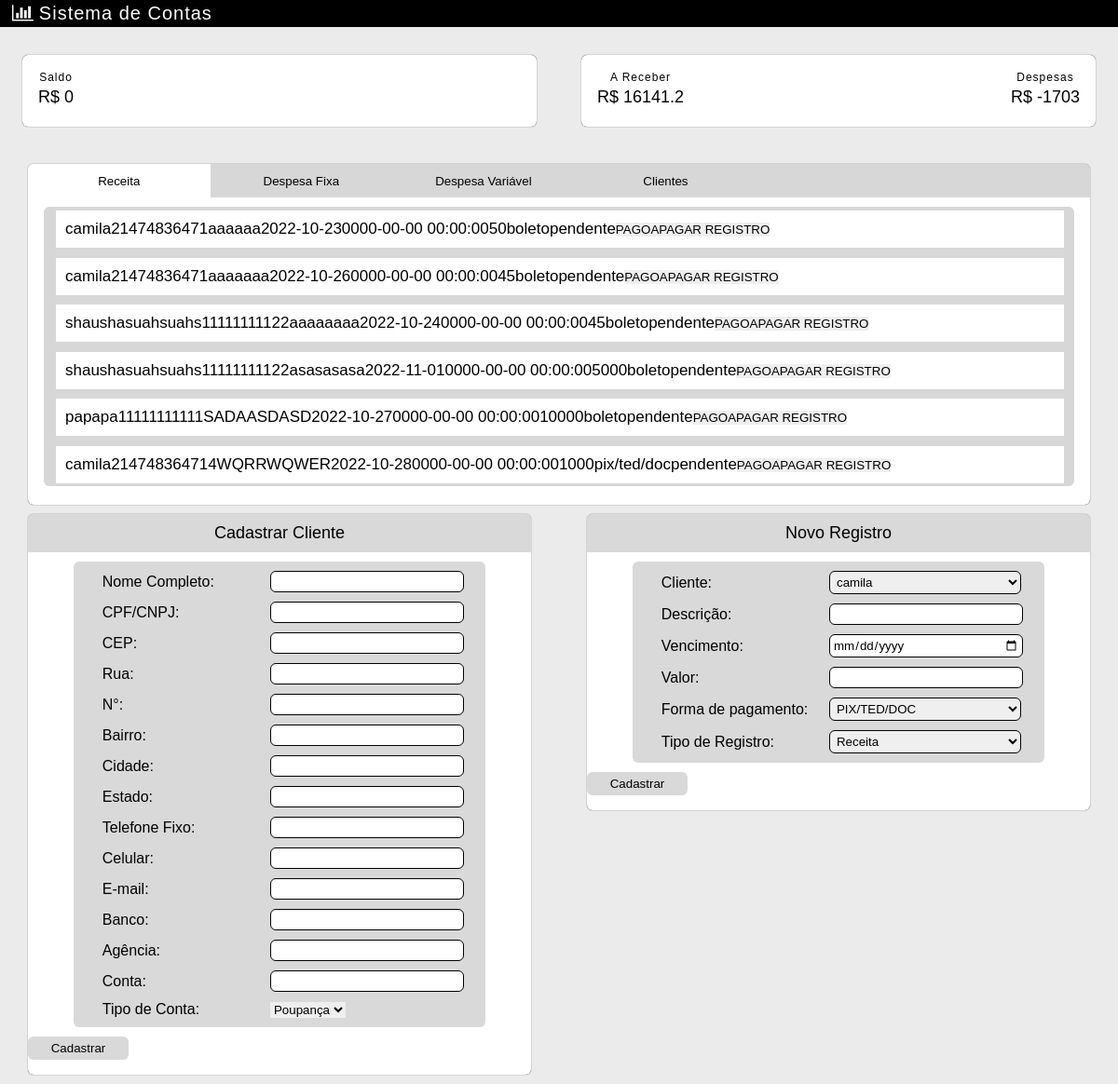
The page / on the database its author committed.
### tables this page shows
CREATE TABLE `contas` (
  `id_contas` int(11) NOT NULL,
  `id_cliente_fk` int(11) NOT NULL,
  `descricao` text NOT NULL,
  `vencimento` date NOT NULL,
  `data_recebimento` datetime NOT NULL,
  `valor` float NOT NULL,
  `forma_pagamento` text NOT NULL,
  `status_pagamento` text NOT NULL,
  `tipo_de_conta` text NOT NULL,
  `status_conta` text NOT NULL,
  `exclusao_conta` datetime NOT NULL
);

CREATE TABLE `cliente` (
  `id_cliente` int(11) NOT NULL,
  `nome` text NOT NULL,
  `cpf_cnpj` text NOT NULL,
  `cep` int(11) NOT NULL,
  `rua` text NOT NULL,
  `numero_casa` varchar(11) NOT NULL,
  `bairro` text NOT NULL,
  `cidade` text NOT NULL,
  `estado` text NOT NULL,
  `telefone` int(11) NOT NULL,
  `celular` int(11) NOT NULL,
  `email` text NOT NULL,
  `banco` int(11) NOT NULL,
  `agencia` int(11) NOT NULL,
  `conta` int(11) NOT NULL,
  `tipo_conta` text NOT NULL,
  `status_cliente` text NOT NULL,
  `exclusao_cliente` datetime NOT NULL
);

### index.php (the view, shortened to what this page needs)
<!DOCTYPE html>
<html lang="pt-br">
<head>
    <link rel="stylesheet" href="https://cdnjs.cloudflare.com/ajax/libs/font-awesome/4.7.0/css/font-awesome.min.css">
    <link rel="stylesheet" href="novo.css">
</head>
<body>
    <header>
        <div class="title">
            <i class="fa fa-bar-chart" style="font-size:20px; color:#fff; margin-right: 5px"></i>Sistema de Contas
        </div>
    </header>
    <div class="fora1">
        <div class="total">
            <div class="s1">
                <div class="s2">Saldo</div>
                <div class="valor">R$
                </div>
            </div>
        </div>
        <div class="total">
            <div class="s1">
                <div class="s2">A Receber</div>
                <div class="valor">R$
                </div>
            </div>
            <div class="s1">
                <div class="s2">Despesas</div>
                <div class="valor">R$
                </div>
            </div>
        </div>
    </div>
    <div class="fora2">
        <div class="registros">
            <div class="fora3">
                <form class="tipo" action="#" method="get">
                    <div class="nome" id="pag-ativa">
                        <?php
                        echo "<a href='index.php'>";
                        ?>
                        <input id="pag" name="pagina" type="button" value="Receita">
                        <?php
                        echo "</a>";
                        ?>
                    </div>
                    <div class="nome">
                        <?php
                        echo "<a href='despesaf.php'>";
                        ?>
                        <input id="pag" name="pagina" type="button" value="Despesa Fixa" />
                        <?php
                        echo "</a>";
                        ?>
                    </div>
                    <div class="nome">
                        <?php
                        echo "<a href='despesav.php'>";
                        ?>
                        <input id="pag" name="pagina" type="button" value="Despesa Variável" />
                        <?php
                        echo "</a>";
                        ?>
                    </div>
                    <div class="nome">
                        <?php
                        echo "<a href='clientes.php'>";
                        ?>
                        <input id="pag" name="pagina" type="button" value="Clientes" />
                        <?php
                        echo "</a>";
                        ?>
                    </div>
                </form>
            </div>
            <div class="fora4">
                <?php
                include("conexao.php");
                $sql = "SELECT * FROM contas INNER JOIN cliente on id_cliente_fk = id_cliente where status_conta='ativo' && tipo_de_conta='receita' ";
                $resultado = mysqli_query($conexao, $sql) or die("Erro ao tentar cadastrar registro");
                while ($registro = mysqli_fetch_array($resultado)) {
                    $id_contas = $registro['id_contas'];
                    $nome = $registro['nome'];
                    $cpf_cnpj = $registro['cpf_cnpj'];
                    $descricao = $registro['descricao'];
                    $vencimento = $registro['vencimento'];
                    $data_recebimento = $registro['data_recebimento'];
                    $valor = $registro['valor'];
                    $forma_pagamento = $registro['forma_pagamento'];
                    $status_pagamento = $registro['status_pagamento'];
                    echo "<div class='marg'><div class='fora5'><div class='expor'>";
                    echo  $nome;
                    echo  $cpf_cnpj;
                    echo  $descricao;
                    echo  $vencimento;
                    echo  $data_recebimento;
                    echo  $valor;
                    echo  $forma_pagamento;
                    echo  $status_pagamento;
                    echo  " <form action='confirma_conta_paga.php' method='GET'> <button><input type='hidden' name='opcao' value='$id_contas'/>PAGO</button></form>";
                    echo "<form action='confirma_apagar_conta.php' method='GET'> <button><input type='hidden' name='opcao' value='$id_contas'/>APAGAR REGISTRO</button></form>";
                    echo "</div> </div> </div>";
                }
                ?>
            </div>
        </div>
    </div>
    <div class="fora7">
        <div class="cadastro">
            <div class="cad">Cadastrar Cliente</div>
            <form action="cadastro.php" method="post">
                <div class="formcadastro">
                    <div class="centcadastro">
                        <div class="formc">
                            <div class="info"><label for="">Nome Completo:</label></div>
                            <div class="inputcadastro"><input type="text" name="nome"></div>
                        </div>
                        <div class="formc">
                            <div class="info"><label for="">CPF/CNPJ:</label></div>
                            <div class="inputcadastro"><input type="text" name="cpf_cnpj" pattern="[0-9]{11}|[0-9]{14}"></div>
                        </div>
                        <div class="formc">
                            <div class="info"><label for="">CEP:</label></div>
                            <div class="inputcadastro"><input name="cep" type="text" id="cep" value="" onblur="pesquisacep(this.value);"></div>
                        </div>
                        <div class="formc">
                            <div class="info"><label for="">Rua:</label></div>
                            <div class="inputcadastro"><input type="text" name="rua" id="rua" required></div>
                        </div>
                        <div class="formc">
                            <div class="info"><label for="">N°:</label></div>
                            <div class="inputcadastro"><input type="text" name="numero_casa" required></div>
                        </div>
                        <div class="formc">
                            <div class="info"><label for="">Bairro:</label></div>
                            <div class="inputcadastro"><input type="text" name="bairro" id="bairro" required></div>
                        </div>
                        <div class="formc">
                            <div class="info"><label for="">Cidade:</label></div>
                            <div class="inputcadastro"><input type="text" name="cidade" id="cidade" required></div>
                        </div>
                        <div class="formc">
                            <div class="info"><label for="">Estado:</label></div>
                            <div class="inputcadastro"><input type="text" name="estado" id="uf" required></div>
                        </div>
                        <div class="formc">
                            <div class="info"><label for="">Telefone Fixo:</label></div>
                            <div class="inputcadastro"><input type="number" name="telefone" required></div>
                        </div>
                        <div class="formc">
                            <div class="info"><label for="">Celular:</label></div>
                            <div class="inputcadastro"><input type="number" name="celular" required></div>
                        </div>
                        <div class="formc">
                            <div class="info"><label for="">E-mail:</label></div>
                            <div class="inputcadastro"><input type="email" name="email" required></div>
                        </div>
                        <div class="formc">
                            <div class="info"><label for="">Banco:</label></div>
                            <div class="inputcadastro"><input type="text" name="banco" required></div>
                        </div>
                        <div class="formc">
                            <div class="info"><label for="">Agência:</label></div>
                            <div class="inputcadastro"> <input type="number" name="agencia" required></div>
                        </div>
                        <div class="formc">
                            <div class="info"><label for="">Conta:</label></div>
                            <div class="inputcadastro"><input type="number" name="conta" required></div>
                        </div>
                        <div class="formc">
                            <div class="info"><label for="">Tipo de Conta:</label></div>
                            <div class="inputcadastro">
                                <select name="tipo_conta" required>
                                    <option value="poupança">Poupança</option>
                                </select>
                            </div>
                        </div>
                    </div>
                </div>
                <input class="final" type="submit" name="vazio" value="Cadastrar">
            </form>
        </div>
        <div class="cadastro">
            <div class="cad">Novo Registro</div>
            <form action="cadastro_conta.php" method="post">
                <div class="formcadastro">
                    <div class="centcadastro">
                        <div class="formc">
                            <div class="info"><label for="">Cliente:</label></div>
                            <div class="inputcadastro">
                                <select name="id_cliente">
                                    <?php
                                    include('conexao.php');
                                    $sql = "SELECT * FROM cliente where status_cliente='ativo'";
                                    $resultado = mysqli_query($conexao, $sql) or die("Erro ao tentar cadastrar registro");
                                    while ($registro = mysqli_fetch_array($resultado)) {
                                        $id_cliente = $registro['id_cliente'];
                                        $nome = $registro['nome'];
                                        echo "<option value='$id_cliente'> $nome </option>";
                                    }
                                    ?>
                                </select>
                            </div>
                        </div>
                        <div class="formc">
                            <div class="info"><label for="">Descrição:</label></div>
                            <div class="inputcadastro"><input type="text" name="descricao" required></div>
                        </div>
                        <div class="formc">
                            <div class="info"><label for="">Vencimento:</label></div>
                            <div class="inputcadastro"><input type="date" name="vencimento" required></div>
                        </div>
                        <div class="formc">
                            <div class="info"><label for="">Valor:</label></div>
                            <div class="inputcadastro"><input type="number" step=".01" name="valor" required></div>
                        </div>
                        <div class="formc">
                            <div class="info"><label for="">Forma de pagamento:</label></div>
                            <div class="inputcadastro">
                                <select name="forma_pagamento">
                                    <option value="pix/ted/doc">PIX/TED/DOC</option>
                                </select>
                            </div>
                        </div>
                        <div class="formc">
                            <div class="info"><label for="">Tipo de Registro:</label></div>
                            <div class="inputcadastro">
                                <select name="tipo_de_conta">
                                    <option value="receita">Receita</option>
                                </select>
                            </div>
                        </div>
                    </div>
                </div>
                <input class="final" type="submit" name="vazio" value="Cadastrar"/>
            </form>
        </div>
    </div>
</body>
</html>

### novo.css (style rules this page uses)
* { padding: 0; margin: 0; border: 0; font-family: Arial, sans-serif; }
body { background-color: #ebebeb; }
header { background-color: #000; padding: 3px; font-size: 20px; }
.title { margin-left: 10px; color: #fff; letter-spacing: 1px; }
.fora1 { margin-top: 30px; width: 100%; display: flex; }
.total { width: 46%; margin: auto; background-color: #fff; display: flex; color: #000; justify-content: space-between; border-radius: 6px; box-shadow: 0px 0px 1px #000; }
.s1 { display: flex; flex-direction: column; padding: 17px 13px; border-radius: 6px; }
.s2 { margin: auto; letter-spacing: 1px; font-size: 12px; }
.valor { padding: 4px; margin: auto; font-size: 18px; border-radius: 6px; }
.fora2 { margin-top: 40px; width: 100%; display: flex; }
.registros { width: 95%; background-color: #fff; margin: auto; padding-bottom: 20px; box-shadow: 0px 0px 1px #000; border-radius: 6px; }
.fora3 { width: 100%; background-color: #d8d7d7; color: #000; border-radius: 6px 6px 0px 0px; margin-bottom: 10px; border: 1px 1px 0px 1px solid; }
.tipo { display: flex; width: 90%; }
.nome { padding: 8px; width: 17.5%; font-size: 17px; text-align: center; letter-spacing: 0.8px; }
#pag-ativa { background-color: #fff; color: #000; border-radius: 6px 0px 0px 0px; }
.fora4 { padding: 0px; width: 97%; max-height: 300px; overflow-y: scroll; background-color: #d8d7d7; margin: auto; border-radius: 6px; }
.marg { margin-bottom: 10.5px; display: flex; width: 100%; }
.marg:first-child { margin-top: 4px; }
.fora5 { display: flex; padding-left: 2px; width: 98%; margin: auto; justify-content: space-between; }
.expor { padding: 10px; margin: auto; display: flex; width: 98%; font-size: 17px; min-width: 858px; color: #000; background-color: #fff; }
.final { width: 20%; margin-top: 10px; margin-bottom: 6px; padding: 5px; border-radius: 6px; background-color: #D9D9D9; }
.fora7 { width: 100%; margin-top: 10px; margin-bottom: 10px; display: flex; }
.cadastro { background-color: #fff; width: 45%; margin: auto; box-shadow: 0px 0px 1px #000; border-radius: 6px; padding-bottom: 10px; }
.cadastro:nth-child(2) { margin-top: 0px; }
.cad { background-color: #D9D9D9; padding: 10px; text-align: center; border-radius: 6px 6px 0px 0px; font-size: 18px; margin-bottom: 10px; }
.formcadastro { width: 80%; margin: auto; padding: 5px; border-radius: 6px; background-color: #D9D9D9; }
.formc { padding: 5px; display: flex; align-items: center; justify-content: space-around; }
.formc input { border: 0.1px solid #000; border-radius: 6px; padding: 3px; font-family: Arial, sans-serif; width: 100%; }
.inputcadastro { width: 50%; }
select[name="tipo_de_conta"], select[name="registro"], select[name="forma_pagamento"], select[name="id_cliente"] { border: 0.1px solid #000; border-radius: 6px; padding: 3px; font-family: Arial, sans-serif; width: 103%; }
.info { width: 40%; }
.centcadastro { width: 95%; margin: auto; }
input[id="pag"] { cursor: pointer; background: none; }

### rows shown on the page
contas: id_cliente_fk.nome "camila", id_cliente_fk.cpf_cnpj "21474836471", descricao "aaaaaa", vencimento "2022-10-23", data_recebimento "0000-00-00 00:00:00", valor "50", forma_pagamento "boleto", status_pagamento "pendente"
contas: id_cliente_fk.nome "camila", id_cliente_fk.cpf_cnpj "21474836471", descricao "aaaaaaa", vencimento "2022-10-26", data_recebimento "0000-00-00 00:00:00", valor "45", forma_pagamento "boleto", status_pagamento "pendente"
contas: id_cliente_fk.nome "shaushasuahsuahs", id_cliente_fk.cpf_cnpj "11111111122", descricao "aaaaaaaa", vencimento "2022-10-24", data_recebimento "0000-00-00 00:00:00", valor "45", forma_pagamento "boleto", status_pagamento "pendente"
contas: id_cliente_fk.nome "shaushasuahsuahs", id_cliente_fk.cpf_cnpj "11111111122", descricao "asasasasa", vencimento "2022-11-01", data_recebimento "0000-00-00 00:00:00", valor "5000", forma_pagamento "boleto", status_pagamento "pendente"
contas: id_cliente_fk.nome "papapa", id_cliente_fk.cpf_cnpj "11111111111", descricao "SADAASDASD", vencimento "2022-10-27", data_recebimento "0000-00-00 00:00:00", valor "10000", forma_pagamento "boleto", status_pagamento "pendente"
contas: id_cliente_fk.nome "camila", id_cliente_fk.cpf_cnpj "21474836471", descricao "4WQRRWQWER", vencimento "2022-10-28", data_recebimento "0000-00-00 00:00:00", valor "1000", forma_pagamento "pix/ted/doc", status_pagamento "pendente"

### other values the page prints
$saldo "0"
$saldo_a_receber "16141.2"
$saldo_a_pagar "-1703"
form field id_cliente "camila"
